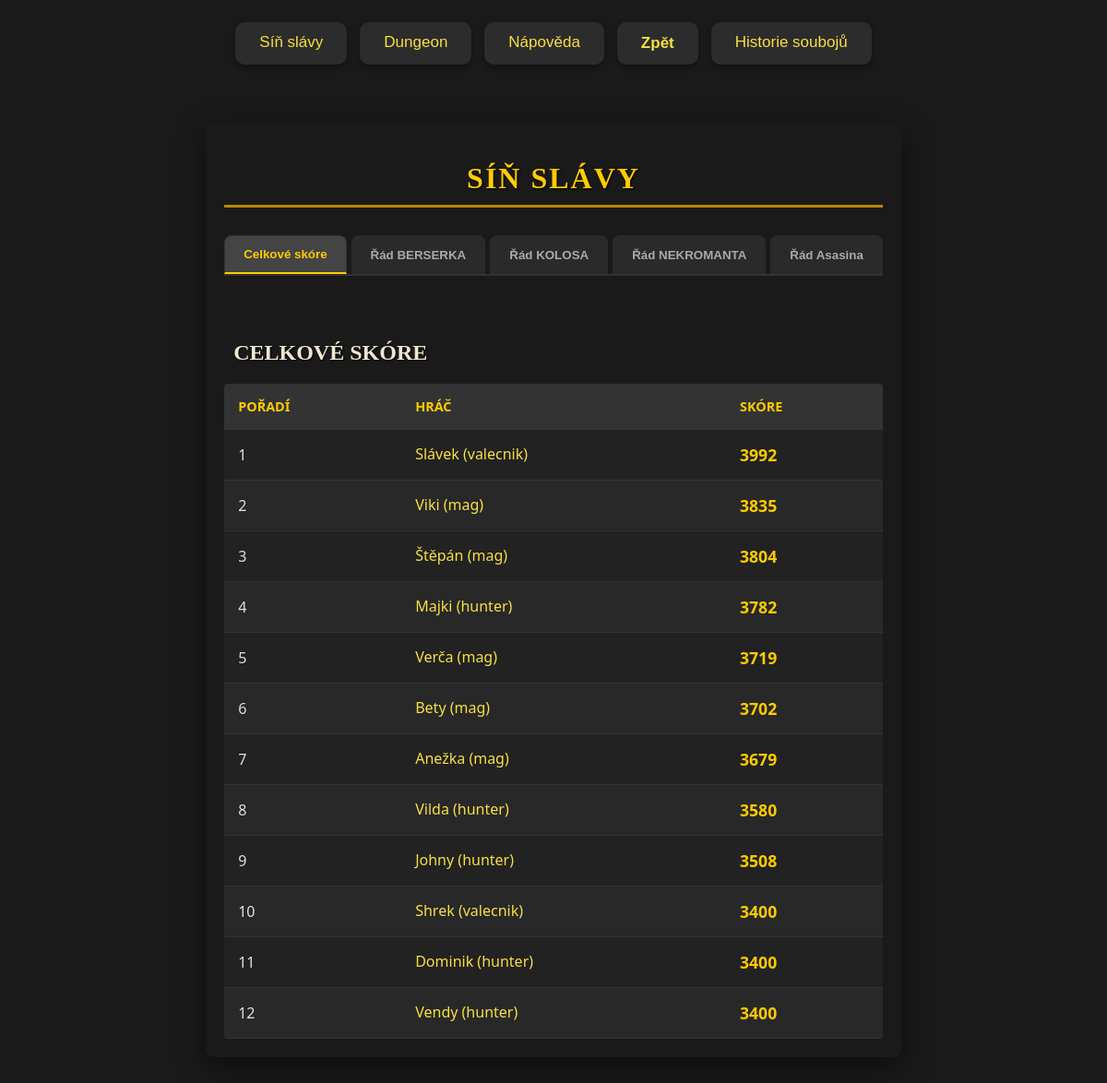
The app's page /leaderboard with its own data.
### game/models.py (models this page shows, shortened)
class player(models.Model):
    profile_img = models.ImageField(upload_to='profile_images/', blank=True, null=True)
    role_img_id = models.IntegerField(blank=True, null=True) # 1 = mág, 2 = hunter, 3 = warrior
    gender = models.CharField(max_length=10, blank=True, null=True)
    active = models.BooleanField(default=False)
    name = models.CharField(max_length=100, blank=True)
    lvl = models.IntegerField(default=1, blank=True)
    xp = models.IntegerField(default=0, blank=True)
    xp_need = models.IntegerField(default=50, blank=True)
    score_dmg_delt = models.IntegerField(default=0, blank=True)
    score_dmg_taken = models.IntegerField(default=0, blank=True)
    score_death_counter = models.IntegerField(default=0, blank=True)
    score_best_dmg = models.IntegerField(default=0, blank=True)
    score = models.IntegerField(default=0, blank=True)
    quest_refresh = models.IntegerField(default=1)
    energie = models.IntegerField(default=200, blank=True, validators=[MinValueValidator(0), MaxValueValidator(200)])
    last_energy_update = models.DateTimeField(default=timezone.now)
    skill_points = models.IntegerField(default=0, blank=True)
    panak = models.IntegerField(default=0, blank=True)
    maly_kelimek = models.IntegerField(default=0, blank=True)
    velky_kelimek = models.IntegerField(default=0, blank=True)
    povolani = models.CharField(max_length=50, blank=True, default='nic')
    dmg = models.IntegerField(blank=True, default= 1)
    dmg_koef = models.FloatField(blank=True, default= 1)
    dmg_now = models.FloatField(blank=True, default= 1)
    armor = models.IntegerField(blank=True, default= 1)
    armor_koef = models.FloatField(blank=True, default= 1)
    armor_now = models.FloatField(blank=True, default= 1)
    hp = models.IntegerField(blank=True, default=1)
    hp_koef = models.FloatField(blank=True, default=1)
    hp_now = models.FloatField(blank=True, default=1)
    hp_actual_fight = models.IntegerField(blank=True, default=1)
    critic_chance = models.FloatField(default=1, blank=True, null=True, validators=[MinValueValidator(0), MaxValueValidator(50)])  # šance na kritický zásah
    dodge_chance = models.FloatField(default=1, blank=True, null=True, validators=[MinValueValidator(0), MaxValueValidator(50)])
    quest_counter = models.IntegerField(default=0, blank=True, validators=[MinValueValidator(0), MaxValueValidator(3)])

### game/views.py (the view)
# urls.py: path('leaderboard', views.leaderboard, name='leaderboard'),
def leaderboard(request):
    all_players = player.objects.all().filter(active=True)
    all_achivements = achievements.objects.all().filter(player__active=True)
    total_dmg_delt = all_achivements.order_by('total_dmg_delt').reverse()
    total_dmg_taken = all_achivements.order_by('total_dmg_taken').reverse()
    death_counter = all_achivements.order_by('death_counter')
    best_dmg = all_achivements.order_by('best_dmg_delt').reverse()
    total_score = all_players.order_by('score').reverse()
    score_dmg_delt = all_players.order_by('score_dmg_delt').reverse()
    score_dmg_taken = all_players.order_by('score_dmg_taken').reverse()
    score_death_counter = all_players.order_by('score_death_counter').reverse()
    score_best_dmg = all_players.order_by('score_best_dmg').reverse()
    return render(request, 'game/leaderboard.html', {
        'all_players': all_players,
        'total_score': total_score,
        'score_dmg_delt': score_dmg_delt,
        'score_dmg_taken': score_dmg_taken,
        'score_death_counter': score_death_counter,
        'score_best_dmg': score_best_dmg,
        'total_dmg_delt': total_dmg_delt,
        'total_dmg_taken': total_dmg_taken,
        'death_counter': death_counter,
        'best_dmg': best_dmg,
        })

### game/templates/game/leaderboard.html (shortened to what this page needs)
{% extends "base.html" %}
{% load static %}
{% block styly %}
    <link rel="stylesheet" href="{% static 'game/leaderboard.css' %}">
{% endblock styly %}
{% block content %}
<div class="leaderboard-wrapper">
    <h1 class="leaderboard-title">Síň slávy</h1>
    <div class="leaderboard-tabs" style="margin-bottom: 20px;">
        <button class="tab-btn active" onclick="showLeaderboard('total_score')">Celkové skóre</button>
        <button class="tab-btn" onclick="showLeaderboard('dmg_delt')">Řád BERSERKA</button>
        <button class="tab-btn" onclick="showLeaderboard('dmg_taken')">Řád KOLOSA</button>
        <button class="tab-btn" onclick="showLeaderboard('death_counter')">Řád NEKROMANTA</button>
        <button class="tab-btn" onclick="showLeaderboard('best_dmg')">Řád Asasina</button>
    </div>
    <div class="leaderboard-content">
        <div id="total_score" class="leaderboard-pane active">
            <h2>Celkové skóre</h2>
            <table class="pnp-table">
                <thead>
                    <tr><th>Pořadí</th><th>Hráč</th><th>Skóre</th></tr>
                </thead>
                <tbody>
                    {% for p in total_score %}
                    <tr>
                        <td>{{ forloop.counter }}</td>
                        <td class="player-name"> <a href="{% url 'player_info' p.id %}">{{ p.name }} ({{ p.povolani }})</a></td>
                        <td class="value-highlight">{{ p.score }}</td>
                    </tr>
                    {% endfor %}
                </tbody>
            </table>
        </div>
    </div>
</div>
{% endblock content %}

### static/app.css (style rules this page uses)
body { background-color: #1a1a1a; color: #f0e6d2; font-family: 'Georgia', serif; margin: 0; padding: 20px; display: flex; flex-direction: column; align-items: center; position: relative; z-index: 1; }
body::before { content: ""; position: fixed; top: 0; left: 0; width: 100%; height: 100%; background-image: url('/media/pnp_logo.png'); background-repeat: no-repeat; background-size: cover; background-position: center; opacity: 0.05; z-index: -1; }
h1, h2, h3, h4 { color: #ffd700; text-shadow: 1px 1px 2px #000000; font-family: 'Trajan Pro', serif; text-transform: uppercase; }
h1 { border-bottom: 3px solid #b8860b; padding-bottom: 10px; margin-bottom: 25px; text-align: center; }
h2 { margin-top: 30px; color: #f0e6d2; font-size: 1.5rem; padding-left: 10px; }
a { color: #f7e044; text-decoration: none; font-weight: 500; position: relative; display: inline-block; padding-bottom: 2px; transition: color 0.3s ease; }
a::after { content: ''; position: absolute; width: 100%; height: 2px; bottom: 0; left: 0; background-color: #f7e044; transform: scaleX(0); transform-origin: bottom right; transition: transform 0.3s ease-out; }
* { box-sizing: border-box; }

### game/static/game/leaderboard.css (style rules this page uses)
.leaderboard-wrapper { max-width: 1000px; margin: 40px auto; background-color: #1a1a1a; color: #e0e0e0; padding: 20px; border-radius: 8px; box-shadow: 0 10px 30px rgba(0,0,0,0.5); font-family: 'Segoe UI', Tahoma, Geneva, Verdana, sans-serif; }
.leaderboard-title { text-align: center; color: #ffcc00; text-transform: uppercase; letter-spacing: 2px; margin-bottom: 30px; }
.leaderboard-tabs { display: flex; justify-content: center; gap: 5px; margin-bottom: 0; border-bottom: 2px solid #333; }
.tab-btn { padding: 12px 20px; background: #2a2a2a; border: none; color: #aaa; cursor: pointer; font-weight: bold; border-radius: 8px 8px 0 0; transition: all 0.3s ease; border: 1px solid transparent; }
.tab-btn.active { background: #444; color: #ffcc00; border: 1px solid #333; border-bottom: 2px solid #ffcc00; }
.leaderboard-pane { display: none; padding-top: 20px; }
.leaderboard-pane.active { display: block; animation: fadeIn 0.4s ease; }
.pnp-table { width: 100%; border-collapse: collapse; background-color: #222; overflow: hidden; border-radius: 4px; }
.pnp-table thead { background-color: #333; color: #ffcc00; }
.pnp-table th, .pnp-table td { padding: 15px; text-align: left; border-bottom: 1px solid #333; }
.pnp-table th { text-transform: uppercase; font-size: 0.9rem; }
.pnp-table tbody tr:nth-child(even) { background-color: #282828; }
.player-name { font-weight: bold; color: #fff; }
.value-highlight { color: #ffcc00; font-size: 1.1rem; font-weight: bold; }

### records on screen
player: name "Slávek", povolani "valecnik", score "3992"
player: name "Viki", povolani "mag", score "3835"
player: name "Štěpán", povolani "mag", score "3804"
player: name "Majki", povolani "hunter", score "3782"
player: name "Verča", povolani "mag", score "3719"
player: name "Bety", povolani "mag", score "3702"
player: name "Anežka", povolani "mag", score "3679"
player: name "Vilda", povolani "hunter", score "3580"
player: name "Johny", povolani "hunter", score "3508"
player: name "Shrek", povolani "valecnik", score "3400"
player: name "Dominik", povolani "hunter", score "3400"
player: name "Vendy", povolani "hunter", score "3400"
